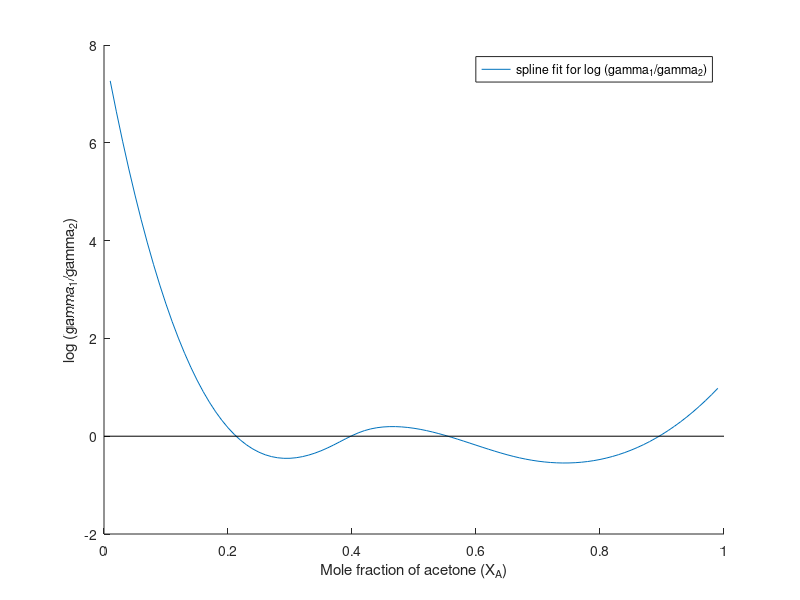

The MATLAB script that drew this image:
x_cal = 0:0.1:1;
RI_cal = [ 1.355855 1.355955 1.355754;
        1.368868 1.368868 1.368167;
        1.386585 1.387086 1.387987;
        1.404603 1.403502 1.404803;
        1.42092 1.420019 1.42172;
        1.44174 1.44164 1.444843;
        1.447446 1.449348 1.447947;
        1.459058 1.45155 1.459258;
        1.475474 1.475975 1.475774;
        1.488988 1.487886 1.488887;
        1.496195 1.497196 1.496495;
    ];

RI_mean = (RI_cal(:,1) + RI_cal(:,2) + RI_cal(:,3))/3;

X = ones(11,2);
X(:,2) = x_cal;
coef = X\RI_mean;

RI_raw = [ 1.380679 1.379178 1.379478 1.386886 1.385985 1.389488;
        1.399298 1.400199 1.399999 1.408007 1.41181 1.412411;
        1.408707 1.404103 1.404904 1.438637 1.44094 1.440539;
        1.411911 1.418517 1.418918 1.448347 1.445945 1.447846;
        1.435834 1.436135 1.433933 1.453852 1.454553 1.455154;
        1.447146 1.450049 1.45105 1.477476 1.478177 1.477076;
    ];

RI_v = (RI_raw(:,1) + RI_raw(:,2) + RI_raw(:,3))/3;

RI_l = (RI_raw(:,4) + RI_raw(:,5) + RI_raw(:,6))/3;

V_v = (RI_v - coef(1))/coef(2);

V_l = (RI_l - coef(1))/coef(2);

rho_A = 729;
rho_B = 879;
M_A = 58.08;
M_B = 78.11;

Y_A = 1 - (V_v.*rho_B./M_B)./(V_v.*rho_B./M_B + (1-V_v).*rho_A./M_A)
X_A = 1 - (V_l.*rho_B/M_B)./(V_l.*rho_B/M_B + (1-V_l).*rho_A/M_A)

K_A = Y_A./X_A;
K_B = (1-Y_A)./(1-X_A)

P=1; %1bar or approximately 1 atm
A_A = 14.3145;
B_A = 2756.22;
C_A = 228.060;

T = [58.2; 59.9; 60.8; 63.0; 65.2; 68.1];

P_As = exp(A_A - B_A./(T+C_A))/100;

A_B = 13.7819;
B_B = 2726.81;
C_B = 217.572;

P_Bs = exp(A_B - B_B./(T+C_B))/100;


gamma_A = K_A.*P./P_As;
gamma_B = K_B.*P./P_Bs;
ln_gamma_A = log(gamma_A)
ln_gamma_B = log(gamma_B)

Y_ln = log(gamma_B./gamma_A);

R = 8.314;

G_E = R.*(273+T).*(X_A.*ln_gamma_A + (1-X_A).*ln_gamma_B)
G_E_RT = G_E./(R.*T);

x = zeros(8,1);
x(2:7) = X_A;
x(1) = 1;
xx = 0:0.01:1;
y_g_A = zeros(7,1);
y_g_A(2:7) = ln_gamma_A;

y_g_B = zeros(7,1);
y_g_B(1:6) = ln_gamma_B;
spline_y_A = spline(x(1:7), y_g_A, xx);
spline_y_B = spline(x(2:8), y_g_B, xx);


% plot(xx, spline_y_A)
% hold on
% plot(xx, spline_y_B)
% plot(x(1:7),y_g_A, 'ko')
% plot(x(2:8),y_g_B, 'ko')
% plot([0 1], [0 0], 'k-')
% legend('log (\gamma_A)', 'log (\gamma_B)')
% ylabel('log (\gamma_A) and log (\gamma_B)')
% xlabel("Mole fraction of acetone (X_A)")
% hold off

Y_ln = spline_y_A - spline_y_B;

% uncomment this code for graph 2
hold on
plot(xx(2:100),Y_ln(2:100))
xlabel("Mole fraction of acetone (X_A)")
ylabel("log (\gamma_1/\gamma_2)")
plot([0 1], [0 0], 'k-')
legend(["spline fit for log (\gamma_1/\gamma_2)"; ""])
hold off

area = trapz(xx(2:100),Y_ln(2:100))

% Van Larr
a = ln_gamma_A.*(1 + ((1-X_A).*ln_gamma_B)./(X_A.*ln_gamma_A)).^2
b = ln_gamma_B.*(1 + (X_A.*ln_gamma_A)./((1-X_A).*ln_gamma_B)).^2